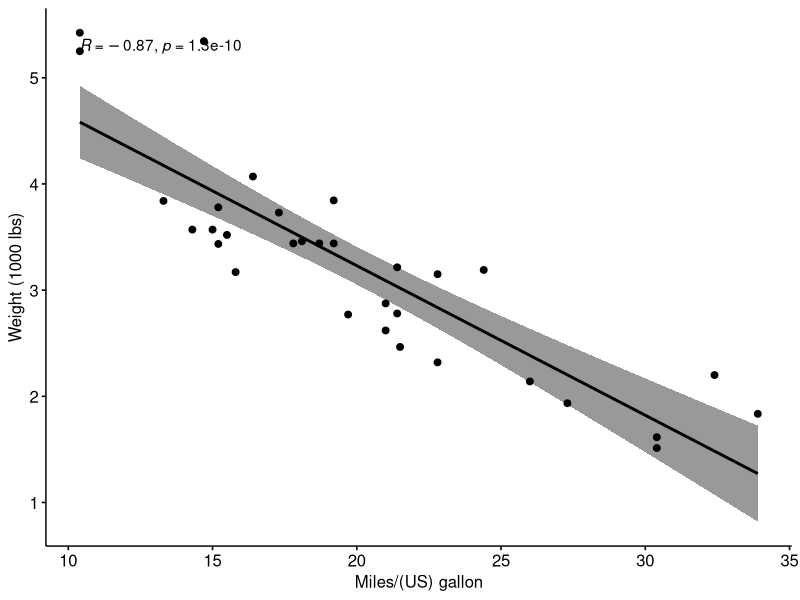
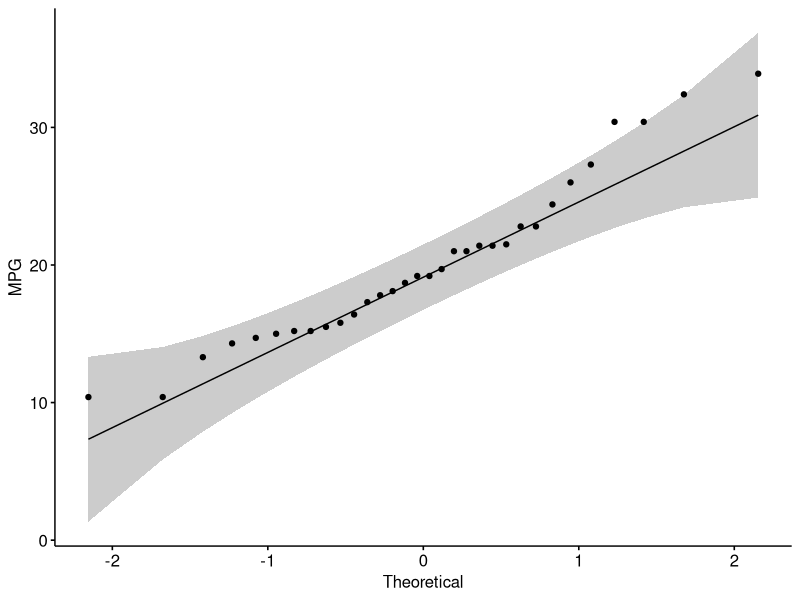
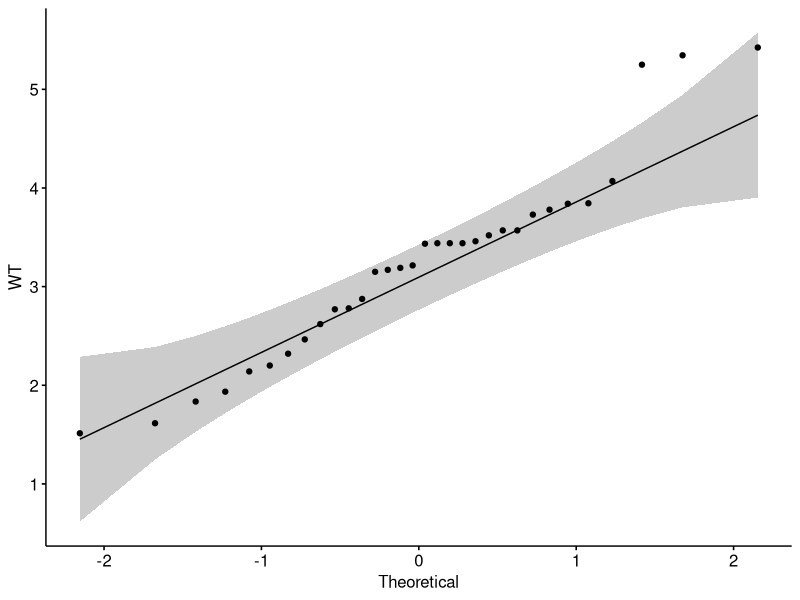

These charts were generated, in order, by the following R code:
## ---- chunk 1
library("ggpubr")
## ---- chunk 2
my_data <- mtcars
head(my_data, 6)
## ---- chunk 3
library("ggpubr")
ggscatter(my_data, x = "mpg", y = "wt", 
          add = "reg.line", conf.int = TRUE, 
          cor.coef = TRUE, cor.method = "pearson",
          xlab = "Miles/(US) gallon", ylab = "Weight (1000 lbs)")
## ---- chunk 4
# Shapiro-Wilk normality test for mpg
shapiro.test(my_data$mpg) # => p = 0.1229
# Shapiro-Wilk normality test for wt
shapiro.test(my_data$wt) # => p = 0.09
## ---- chunk 5
library("ggpubr")
# mpg
ggqqplot(my_data$mpg, ylab = "MPG")
# wt
ggqqplot(my_data$wt, ylab = "WT")
## ---- chunk 6
res <- cor.test(my_data$wt, my_data$mpg, 
                    method = "pearson")
res
## ---- chunk 7
# Extract the p.value
res$p.value
## ---- chunk 8
# Extract the correlation coefficient
res$estimate
